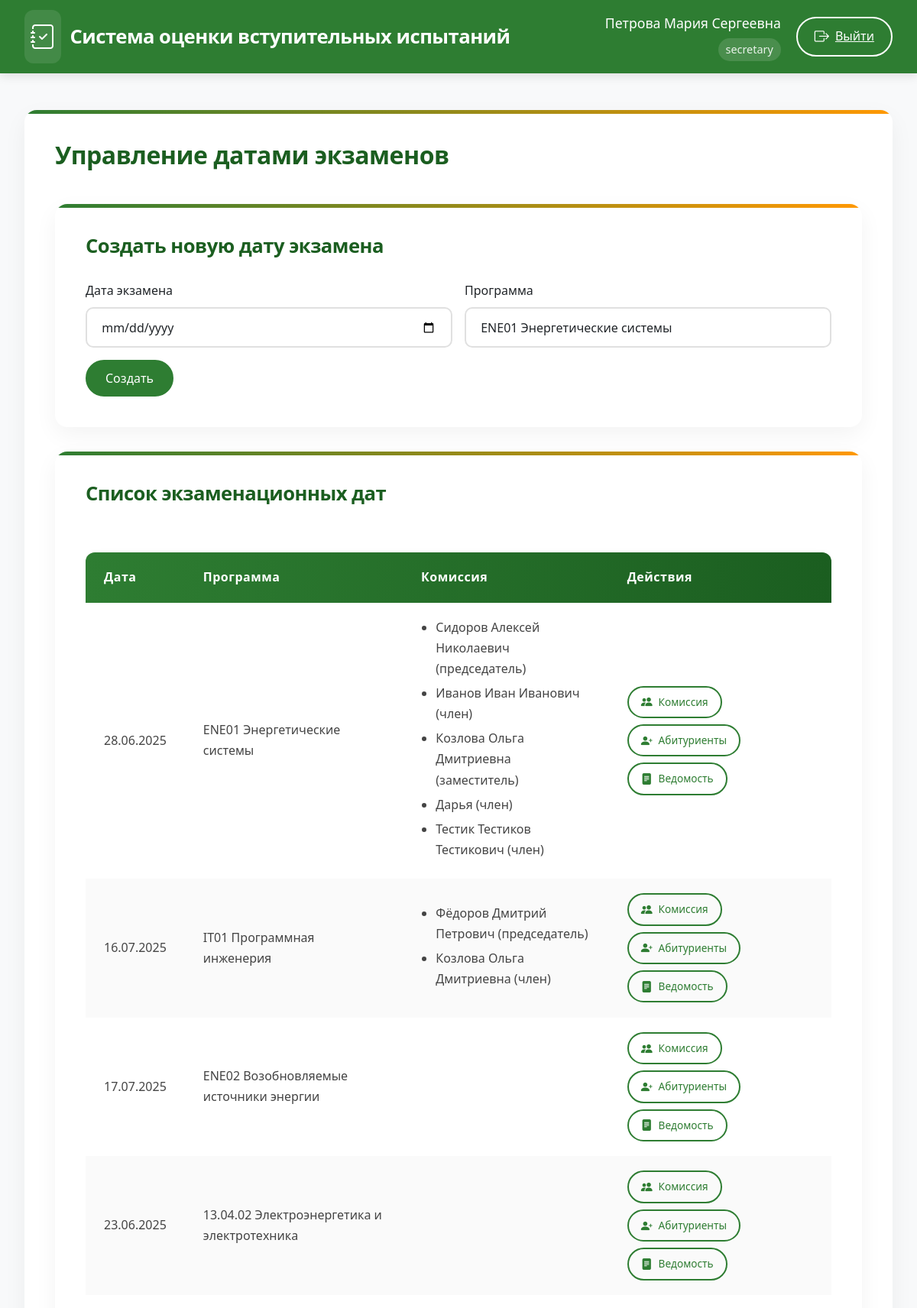
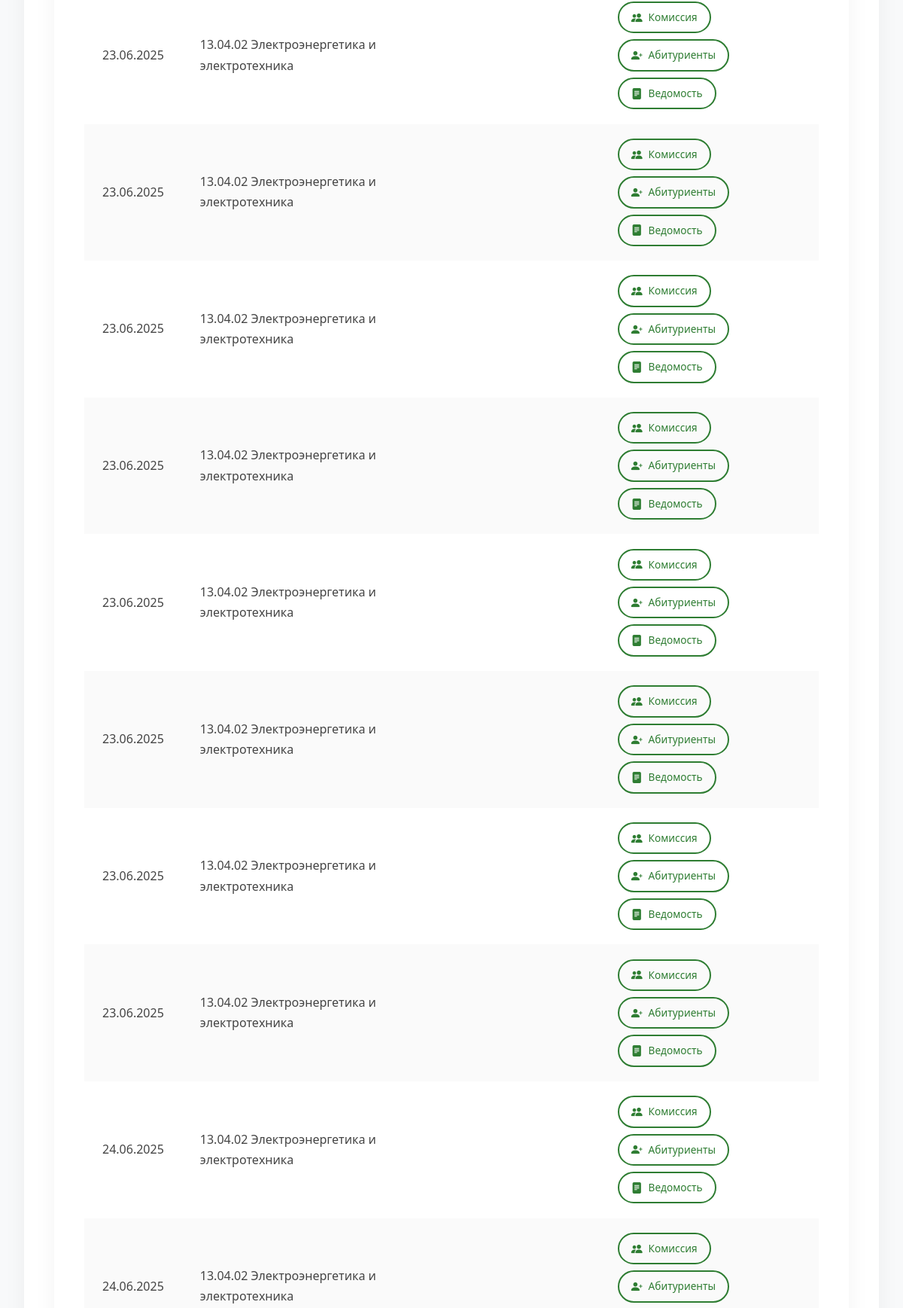
Page /exam_dates (signed in, upper part) on the committed database (2 pictures, top to bottom).
### app/models.py (models this page shows)
class User(UserMixin, db.Model):
    id = db.Column(db.Integer, primary_key=True)
    username = db.Column(db.String(80), unique=True, nullable=False)
    password = db.Column(db.String(120), nullable=False)
    full_name = db.Column(db.String(100), nullable=False)
    position = db.Column(db.String(100), nullable=False)
    role = db.Column(db.String(20), nullable=False)  # 'admin', 'secretary', 'commission'
    school_id = db.Column(db.Integer, db.ForeignKey('engineering_school.id'))
    commission_members = db.relationship('CommissionMember', back_populates='user', cascade='all, delete-orphan')
    standard_commissions = db.relationship('StandardCommission', back_populates='user', cascade='all, delete-orphan')

class ExamDate(db.Model):
    id = db.Column(db.Integer, primary_key=True)
    date = db.Column(db.DateTime, nullable=False)
    program_id = db.Column(db.Integer, db.ForeignKey('program.id'), nullable=False)
    commission = db.relationship('CommissionMember', backref='exam_date', lazy=True, cascade='all, delete-orphan')
    applicants = db.relationship('Applicant', backref='exam_date', lazy=True)

class Program(db.Model):
    id = db.Column(db.Integer, primary_key=True)
    code = db.Column(db.String(50), nullable=False)
    name = db.Column(db.String(200), nullable=False)
    school_id = db.Column(db.Integer, db.ForeignKey('engineering_school.id'))
    questions = db.relationship('Question', backref='program', lazy=True, cascade='all, delete-orphan')
    standard_commission = db.relationship('StandardCommission', backref='program', lazy=True, cascade='all, delete-orphan')
    applicants = db.relationship('Applicant', backref='program', lazy=True)
    exam_dates = db.relationship('ExamDate', backref='program', lazy=True)

class CommissionMember(db.Model):
    id = db.Column(db.Integer, primary_key=True)
    exam_date_id = db.Column(db.Integer, db.ForeignKey('exam_date.id'), nullable=False)
    user_id = db.Column(db.Integer, db.ForeignKey('user.id'), nullable=False)
    role = db.Column(db.String(50), nullable=False)  # 'председатель', 'заместитель', 'член'
    user = db.relationship('User', back_populates='commission_members')

### app/routes.py (the view, shortened to what this page needs)
@routes.route('/exam_dates', methods=['GET', 'POST'])
@login_required
def exam_dates():
    if current_user.role not in ['admin', 'secretary']:
        abort(403)
    form = ExamDateForm()
    if current_user.role == 'secretary':
        form.program_id.choices = [
            (p.id, f"{p.code} {p.name}")
            for p in Program.query.filter_by(school_id=current_user.school_id)
        ]
    exam_dates = ExamDate.query.all()
    return render_template('exam_dates.html', form=form, exam_dates=exam_dates)

### app/forms.py
class ExamDateForm(FlaskForm):
    date = DateField('Дата экзамена', format='%Y-%m-%d', validators=[DataRequired()])
    program_id = SelectField('Программа', coerce=int, validators=[DataRequired()])
    submit = SubmitField('Создать')
    def __init__(self, *args, **kwargs):
        super(ExamDateForm, self).__init__(*args, **kwargs)
        self.program_id.choices = [(p.id, f"{p.code} {p.name}") for p in Program.query.all()]

### app/templates/exam_dates.html (shortened to what this page needs)
{% extends "base.html" %}
{% block content %}
<div class="admin-container">
    <h2>Управление датами экзаменов</h2>
    <div class="content-card spacer-md">
        <h3>Создать новую дату экзамена</h3>
        <form method="POST" class="elegant-form">
            <div class="row g-3">
                <div class="col-md-6">
                    <div class="form-group">
                        {{ form.date.label(class="form-label") }}
                        {{ form.date(class="form-control form-control-elegant") }}
                    </div>
                </div>
                <div class="col-md-6">
                    <div class="form-group">
                        {{ form.program_id.label(class="form-label") }}
                        {{ form.program_id(class="form-control form-control-elegant") }}
                    </div>
                </div>
                <div class="col-12">
                    <div class="form-group">
                        {{ form.submit(class="btn btn-primary-elegant btn-elegant") }}
                    </div>
                </div>
            </div>
        </form>
    </div>
    <div class="content-card">
        <h3>Список экзаменационных дат</h3>
        <div class="table-responsive">
            <table class="elegant-table">
                <thead>
                    <tr>
                        <th>Дата</th>
                        <th>Программа</th>
                        <th>Комиссия</th>
                        <th>Действия</th>
                    </tr>
                </thead>
                <tbody>
                    {% for exam_date in exam_dates %}
                    <tr>
                        <td>{{ exam_date.date.strftime('%d.%m.%Y') }}</td>
                        <td>{{ exam_date.program.code }} {{ exam_date.program.name }}</td>
                        <td>
                            <ul class="commission-list">
                                {% for member in exam_date.commission %}
                                <li>{{ member.user.full_name }} ({{ member.role }})</li>
                                {% endfor %}
                            </ul>
                        </td>
                        <td>
                            <div class="action-buttons">
                                <a href="{{ url_for('routes.assign_commission', exam_date_id=exam_date.id) }}"
                                   class="btn btn-outline-elegant btn-elegant btn-sm">
                                    <i class="bi bi-people-fill"></i> Комиссия
                                </a>
                                <a href="{{ url_for('routes.assign_applicants', exam_date_id=exam_date.id) }}"
                                   class="btn btn-outline-elegant btn-elegant btn-sm">
                                    <i class="bi bi-person-plus-fill"></i> Абитуриенты
                                </a>
                                <a href="{{ url_for('routes.view_vedomost', exam_date_id=exam_date.id) }}"
                                   class="btn btn-outline-elegant btn-elegant btn-sm">
                                    <i class="bi bi-file-text-fill"></i> Ведомость
                                </a>
                            </div>
                        </td>
                    </tr>
                    {% else %}
                    <tr>
                        <td colspan="4" class="text-center py-4">Нет созданных экзаменационных дат</td>
                    </tr>
                    {% endfor %}
                </tbody>
            </table>
        </div>
    </div>
</div>
{% endblock %}

### app/templates/base.html (shortened to what this page needs)
<!DOCTYPE html>
<html lang="ru">
<head>
    <link href="https://cdn.jsdelivr.net/npm/bootstrap@5.3.0/dist/css/bootstrap.min.css" rel="stylesheet">
    <link rel="stylesheet" href="https://cdn.jsdelivr.net/npm/bootstrap-icons@1.10.0/font/bootstrap-icons.css">
    <link rel="stylesheet" href="{{ url_for('static', filename='style.css') }}">
</head>
<body>
    <header class="main-header">
        <div class="header-container">
            <a href="{{ url_for('routes.home') }}" class="logo">
                <i class="bi bi-journal-check"></i>
                <span>Система оценки вступительных испытаний</span>
            </a>
            <nav class="user-nav">
                {% if current_user.is_authenticated %}
                <div class="user-info">
                    <div class="user-name">{{ current_user.full_name }}</div>
                    <div class="user-role">{{ current_user.role }}</div>
                </div>
                <a href="{{ url_for('routes.logout') }}" class="outline-btn">
                    <i class="bi bi-box-arrow-right"></i>
                    <span>Выйти</span>
                </a>
                {% else %}
                <a href="{{ url_for('routes.login') }}" class="outline-btn">
                    <i class="bi bi-box-arrow-in-right"></i>
                    <span>Войти</span>
                </a>
                {% endif %}
            </nav>
        </div>
    </header>
    <main class="main-content">
        <div class="content-card">
            {% block content %}{% endblock %}
        </div>
    </main>
</body>
</html>

### static/style.css (style rules this page uses)
:root { --primary: #0d6efd; --secondary: #6c757d; --success: #198754; --info: #0dcaf0; --warning: #ffc107; --danger: #dc3545; --light: #f8f9fa; --dark: #212529; }
body { font-family: 'Segoe UI', Tahoma, Geneva, Verdana, sans-serif; background-color: #f8fafc; color: #333; }
header { box-shadow: 0 2px 10px rgba(0, 0, 0, 0.1); z-index: 1030; }
.btn { border-radius: 0.5rem; font-weight: 500; padding: 0.5rem 1rem; transition: all 0.2s; display: inline-flex; align-items: center; gap: 0.5rem; }
.btn i { font-size: 1.1em; }
.btn-sm { padding: 0.25rem 0.5rem; }
.form-control, .form-select { border-radius: 0.5rem; padding: 0.75rem; border: 1px solid #dee2e6; }

### app/templates/base.html (style rules this page uses)
:root { --primary: #2e7d32; --primary-dark: #1b5e20; --primary-light: #4caf50; --accent: #ff9800; --light-bg: #f8f9fa; --card-bg: #ffffff; --dark-text: #212529; --light-text: #f8f9fa; --border: #e0e0e0; --success: #4caf50; --info: #2196f3; --warning: #ff9800; --danger: #f44336; }
body { font-family: 'Segoe UI', 'Roboto', sans-serif; background-color: var(--light-bg); color: var(--dark-text); line-height: 1.7; padding-top: 0; }
.main-header { background-color: var(--primary); color: white; padding: 0.8rem 0; box-shadow: 0 4px 12px rgba(0,0,0,0.1); position: sticky; top: 0; z-index: 1000; }
.header-container { display: flex; justify-content: space-between; align-items: center; max-width: 1400px; margin: 0 auto; padding: 0 2rem; }
.logo { display: flex; align-items: center; font-size: 1.6rem; font-weight: 600; color: white; text-decoration: none; letter-spacing: -0.5px; }
.logo i { margin-right: 12px; font-size: 2rem; background: rgba(255, 255, 255, 0.1); padding: 8px; border-radius: 12px; }
.user-nav { display: flex; align-items: center; gap: 20px; }
.user-info { text-align: right; }
.user-name { font-weight: 500; font-size: 1.1rem; }
.user-role { font-size: 0.9rem; opacity: 0.9; background: rgba(255, 255, 255, 0.15); padding: 3px 10px; border-radius: 20px; display: inline-block; margin-top: 4px; }
.outline-btn { background: transparent; border: 2px solid white; color: white; padding: 8px 22px; border-radius: 30px; font-weight: 500; transition: all 0.3s ease; display: inline-flex; align-items: center; gap: 8px; }
.outline-btn i { font-size: 1.2rem; }
.main-content { max-width: 1400px; margin: 3rem auto; padding: 0 2rem; }
.content-card { background: var(--card-bg); border-radius: 16px; box-shadow: 0 10px 30px rgba(0,0,0,0.05); padding: 2.5rem; margin-bottom: 3rem; border: none; overflow: hidden; position: relative; }
.content-card::before { content: ''; position: absolute; top: 0; left: 0; width: 100%; height: 5px; background: linear-gradient(90deg, var(--primary), var(--accent)); }
h1, h2, h3, h4, h5 { color: var(--primary-dark); font-weight: 700; margin-bottom: 1.8rem; letter-spacing: -0.5px; }
h2 { font-size: 2rem; padding-bottom: 1rem; }
h3 { font-size: 1.6rem; }
.elegant-table { width: 100%; border-collapse: separate; border-spacing: 0; border-radius: 12px; overflow: hidden; box-shadow: 0 5px 15px rgba(0,0,0,0.05); margin: 2rem 0; }
.elegant-table thead { background: linear-gradient(to right, var(--primary), var(--primary-dark)); color: white; }
.elegant-table th { padding: 1.2rem 1.5rem; text-align: left; font-weight: 600; letter-spacing: 0.5px; }
.elegant-table tbody tr { transition: all 0.2s ease; border-bottom: 1px solid var(--border); }
.elegant-table tbody tr:nth-child(even) { background-color: rgba(0, 0, 0, 0.02); }
.elegant-table td { padding: 1.2rem 1.5rem; color: #444; }
.btn-elegant { border-radius: 30px; padding: 10px 24px; font-weight: 500; transition: all 0.3s ease; border: 2px solid; display: inline-flex; align-items: center; gap: 8px; }
.btn-primary-elegant { background: var(--primary); border-color: var(--primary); color: white; }
.btn-outline-elegant { background: transparent; border-color: var(--primary); color: var(--primary); }
.form-control-elegant { border: 2px solid #e0e0e0; border-radius: 10px; padding: 0.8rem 1.2rem; transition: all 0.3s ease; }
.spacer-md { margin-bottom: 2rem; }

### app/templates/exam_dates.html (style rules this page uses)
.admin-container { max-width: 1200px; margin: 0 auto; }
.elegant-form { margin-top: 1.5rem; }
.commission-list { margin: 0; padding-left: 1.2rem; }
.commission-list li { margin-bottom: 0.3rem; }
.action-buttons { display: flex; flex-wrap: wrap; gap: 0.5rem; }
.btn-sm { padding: 0.5rem 1rem; font-size: 0.85rem; }

### rows in the picture
User: full_name "Петрова Мария Сергеевна", role "secretary"
ExamDate: date "28.06.2025", program.code "ENE01", program.name "Энергетические системы"
CommissionMember: user.full_name "Сидоров Алексей Николаевич", role "председатель"
CommissionMember: user.full_name "Иванов Иван Иванович", role "член"
CommissionMember: user.full_name "Козлова Ольга Дмитриевна", role "заместитель"
CommissionMember: user.full_name "Дарья", role "член"
CommissionMember: user.full_name "Тестик Тестиков Тестикович", role "член"
ExamDate: date "16.07.2025", program.code "IT01", program.name "Программная инженерия"
CommissionMember: user.full_name "Фёдоров Дмитрий Петрович", role "председатель"
CommissionMember: user.full_name "Козлова Ольга Дмитриевна", role "член"
ExamDate: date "17.07.2025", program.code "ENE02", program.name "Возобновляемые источники энергии"
ExamDate: date "23.06.2025", program.code "13.04.02", program.name "Электроэнергетика и электротехника"
ExamDate: date "23.06.2025", program.code "13.04.02", program.name "Электроэнергетика и электротехника"
ExamDate: date "23.06.2025", program.code "13.04.02", program.name "Электроэнергетика и электротехника"
ExamDate: date "23.06.2025", program.code "13.04.02", program.name "Электроэнергетика и электротехника"
ExamDate: date "23.06.2025", program.code "13.04.02", program.name "Электроэнергетика и электротехника"
ExamDate: date "23.06.2025", program.code "13.04.02", program.name "Электроэнергетика и электротехника"
ExamDate: date "23.06.2025", program.code "13.04.02", program.name "Электроэнергетика и электротехника"
ExamDate: date "23.06.2025", program.code "13.04.02", program.name "Электроэнергетика и электротехника"
ExamDate: date "23.06.2025", program.code "13.04.02", program.name "Электроэнергетика и электротехника"
ExamDate: date "24.06.2025", program.code "13.04.02", program.name "Электроэнергетика и электротехника"
ExamDate: date "24.06.2025", program.code "13.04.02", program.name "Электроэнергетика и электротехника"
